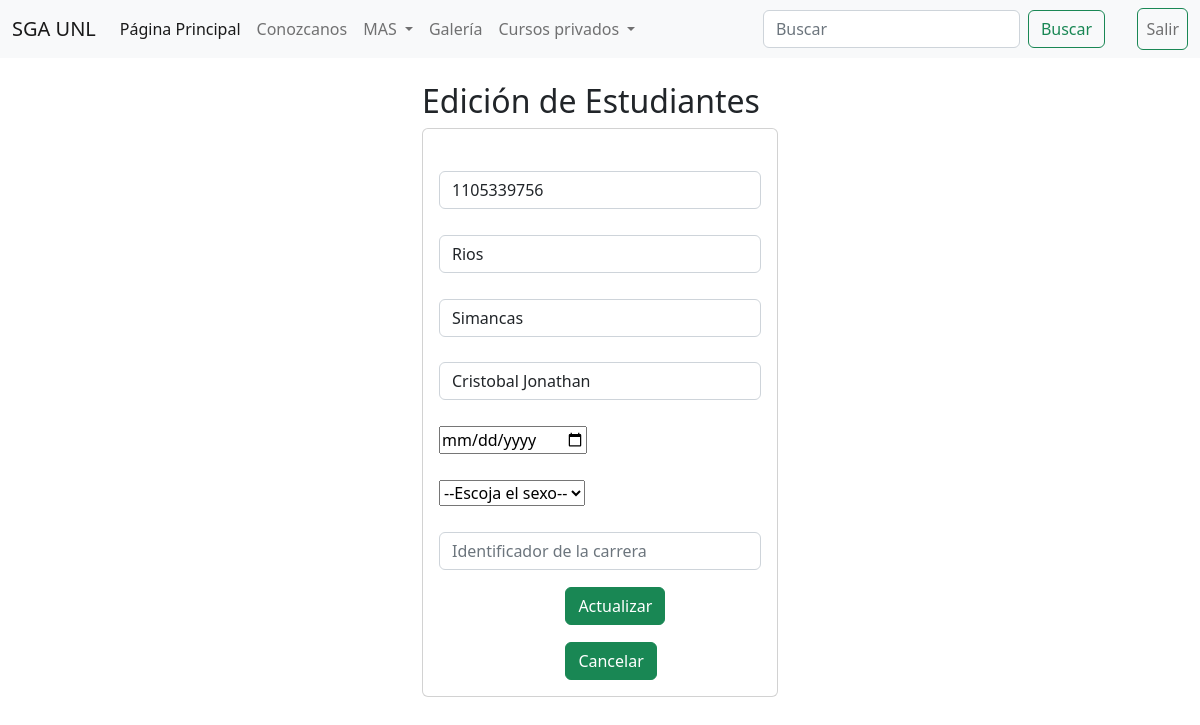
Page /tareas/edicionEstudianteC/1105339756 on the committed database.
### APPAdministrarTareas/models.py (models this page shows, shortened)
class EstudianteCarrera(models.Model):
    cedula = models.CharField(primary_key=True, max_length=10, blank=False)
    apellidoPaterno = models.CharField(max_length=30, blank=False)
    apellidoMaterno = models.CharField(max_length=30, blank=False)
    nombresEstudiante = models.CharField(max_length=30, blank=False)
    fechaNacimiento = models.DateField()
    sexos = [('F','F'),('M','M')]
    sexo = models.CharField(max_length=1, blank=False, choices= sexos, default='F')
    vigenciaEstudiante = models.BooleanField(default=True)
    carreraUniversitaria = models.CharField(max_length=30, blank=False)

### APPAdministrarTareas/views.py (the view)
# urls.py: path('edicionEstudianteC/<cedula>', views.edicionEstudianteC),
def edicionEstudianteC(request, cedula):
    estudi = EstudianteCarrera.objects.get(cedula=cedula)
    return render(request, "edicionEstudianteC.html", {"curso": estudi})

### APPAdministrarTareas/templates/edicionEstudianteC.html (shortened to what this page needs)
{% extends "./base.html" %}
{% block body %}
<div class="row">
    <div class="col-md-4 offset-md-4">
        <h2>Edición de Estudiantes</h2>
        <div class="card">
            <div class="card-body">
                <form action="/tareas/editarEstudianteC/" method="POST">{% csrf_token %}
                    <div class="form-group" style="margin-top: 8%">
                        <input
                          type="text"
                          id="txtCodigo"
                          name="txtCodigo"
                          class="form-control"
                          value="{{curso.cedula}}"
                          placeholder="Cedula"
                          minlength="10"
                          maxlength="10"
                          required
                        />
                      </div>
                      <div class="form-group" style="margin-top: 8%">
                        <input
                          type="text"
                          id="txtApellido1"
                          name="txtApellido1"
                          class="form-control"
                          value="{{curso.apellidoPaterno}}"
                          placeholder="Apellido Paterno"
                          maxlength="50"
                          required
                        />
                      </div>
                      <div class="form-group" style="margin-top: 8%">
                        <input
                          type="text"
                          id="txtApellido2"
                          name="txtApellido2"
                          class="form-control"
                          placeholder="Apellido Materno"
                          maxlength="50"
                          value="{{curso.apellidoMaterno}}"
                          required
                        />
                      </div>
                      <div class="form-group" style="margin-top: 8%">
                        <input
                          type="text"
                          id="txtNombre"
                          name="txtNombre"
                          class="form-control"
                          placeholder="Nombres"
                          maxlength="50"
                          value="{{curso.nombresEstudiante}}"
                          required
                        />
                      </div>
                      <div class="form-group" style="margin-top: 8%">
                        <input type="date" id="txtFecha" name="txtFecha" value="{{curso.fechaNacimiento}}" />
                      </div>
                      <div class="form-group" style="margin-top: 8%">
                        <select name="sexo" id="sexo">
                            <option value="">--Escoja el sexo--</option>
                        </select>
                      </div>
                      <div class="form-group" style="margin-top: 8%">
                        <input type="text" id="txtCarrera" name="txtCarrera" class="form-control" placeholder="Identificador de la carrera"
                        maxlength="50" required>
                      </div>
                      <div class="row" colspan="2">
                        <div style="width: 50%; float:left; padding-left: 40%; margin-top: 5%;">
                            <button type="submit" class="btn btn-success btn-block text-white">Actualizar</button>
                         </div>
                    </div>
                </form>
                <div class="row" colspan="2">
                    <div style="width: 100%; float:left; padding-left: 40%; margin-top: 5%;">
                        <a href="/tareas/estudianteC/" type="button" class="btn btn-success btn-block text-white">Cancelar</a>
                     </div>
                </div>
            </div>
        </div>
    </div>
</div>
{% endblock %}

### rows in the picture
EstudianteCarrera: txtCodigo "1105339756", txtApellido1 "Rios", txtApellido2 "Simancas", txtNombre "Cristobal Jonathan"
